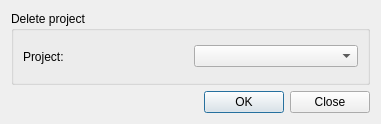
<?xml version="1.0" encoding="UTF-8"?>
<ui version="4.0">
 <class>DeleteProjectDialog</class>
 <widget class="QDialog" name="DeleteProjectDialog">
  <property name="geometry">
   <rect>
    <x>0</x>
    <y>0</y>
    <width>381</width>
    <height>124</height>
   </rect>
  </property>
  <property name="windowTitle">
   <string>Delete project</string>
  </property>
  <layout class="QGridLayout" name="gridLayout">
   <item row="0" column="0">
    <widget class="QGroupBox" name="groupBox">
     <property name="title">
      <string>Delete project</string>
     </property>
     <property name="flat">
      <bool>false</bool>
     </property>
     <layout class="QGridLayout" name="gridLayout_2">
      <item row="0" column="0">
       <layout class="QGridLayout" name="gridLayout2">
        <item row="0" column="1">
         <widget class="QComboBox" name="cBoxProject">
          <property name="enabled">
           <bool>true</bool>
          </property>
          <property name="minimumSize">
           <size>
            <width>0</width>
            <height>0</height>
           </size>
          </property>
         </widget>
        </item>
        <item row="0" column="0">
         <widget class="QLabel" name="label_7">
          <property name="enabled">
           <bool>true</bool>
          </property>
          <property name="minimumSize">
           <size>
            <width>0</width>
            <height>27</height>
           </size>
          </property>
          <property name="text">
           <string>Project: </string>
          </property>
         </widget>
        </item>
       </layout>
      </item>
     </layout>
    </widget>
   </item>
   <item row="1" column="0">
    <widget class="QDialogButtonBox" name="buttonBox">
     <property name="orientation">
      <enum>Qt::Horizontal</enum>
     </property>
     <property name="standardButtons">
      <set>QDialogButtonBox::Close|QDialogButtonBox::Ok</set>
     </property>
    </widget>
   </item>
  </layout>
 </widget>
 <resources/>
 <connections>
  <connection>
   <sender>buttonBox</sender>
   <signal>accepted()</signal>
   <receiver>DeleteProjectDialog</receiver>
   <slot>accept()</slot>
   <hints>
    <hint type="sourcelabel">
     <x>248</x>
     <y>254</y>
    </hint>
    <hint type="destinationlabel">
     <x>157</x>
     <y>274</y>
    </hint>
   </hints>
  </connection>
  <connection>
   <sender>buttonBox</sender>
   <signal>rejected()</signal>
   <receiver>DeleteProjectDialog</receiver>
   <slot>reject()</slot>
   <hints>
    <hint type="sourcelabel">
     <x>316</x>
     <y>260</y>
    </hint>
    <hint type="destinationlabel">
     <x>286</x>
     <y>274</y>
    </hint>
   </hints>
  </connection>
 </connections>
</ui>
